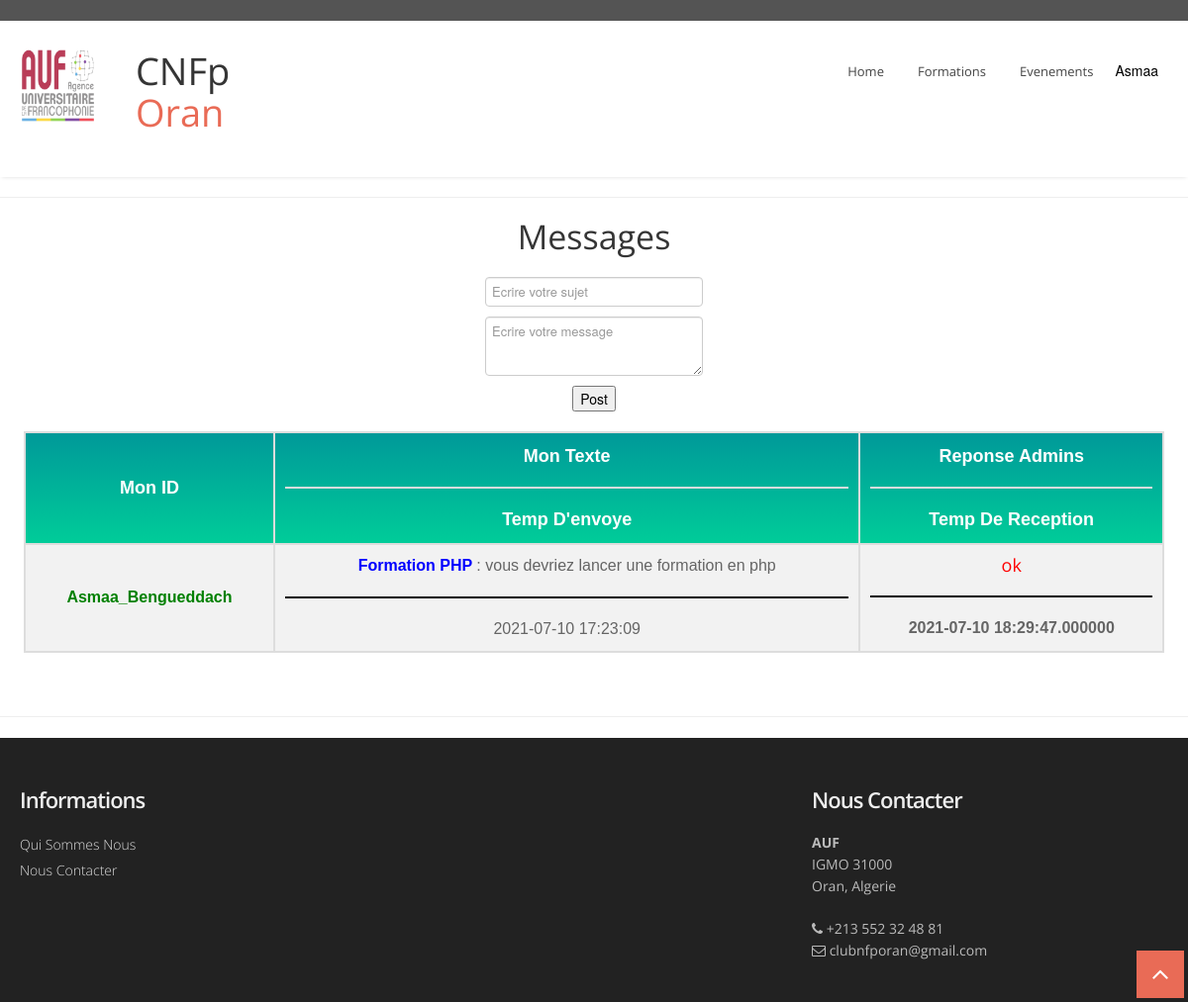
Page /AUF/c_chat_to_admin.php (signed in) on the committed database.
### tables this page shows
CREATE TABLE `formateur_signup` (
  `signup_id` int(20) NOT NULL,
  `firstname` varchar(25) NOT NULL,
  `lastname` varchar(25) NOT NULL,
  `username` varchar(25) NOT NULL,
  `phone` varchar(25) NOT NULL,
  `email` varchar(30) NOT NULL,
  `password` varchar(30) NOT NULL,
  `reg_time` datetime NOT NULL DEFAULT current_timestamp(),
  `address` varchar(40) NOT NULL,
  `pass_re_code` varchar(6) DEFAULT NULL,
  `id_content` int(11) NOT NULL,
  `state` varchar(100) NOT NULL
);

CREATE TABLE `chat` (
  `id` int(11) NOT NULL,
  `name` varchar(255) NOT NULL,
  `subject` varchar(20) NOT NULL,
  `msg` varchar(300) NOT NULL,
  `date` timestamp NOT NULL DEFAULT current_timestamp(),
  `admin_reply` varchar(300) NOT NULL,
  `admin_sent_time` datetime(6) DEFAULT NULL,
  `role` varchar(100) NOT NULL
);

### AUF/c_chat_to_admin.php (the view, shortened to what this page needs)
<!DOCTYPE html>
<html lang="en">
<head>
</head>
<body>
  <?php
   include 'menu.php' ;
  ?>
   <hr/>
   <h2 align="center"> Messages</h2>
  <form method="post" action="c_chat_to_admin.php" align="center">
        <input type="text" name="sub" placeholder="Ecrire votre sujet"> <br />
        <textarea name="msg" placeholder="Ecrire votre message" style="height:50px"></textarea> <br />
        <button type="submit" id="submit" name="done" class="w3-button w3-theme"><i class="fa fa-pencil"></i> Post</button>
  </form>
   <table id="my_post">
    <tr>
      <th>Mon ID</th>
      <th>Mon Texte <hr style="height:2px;border-width:0;color:black;background-color:#ddd">Temp D'envoye
      </th>
      <th>Reponse Admins<hr style="height:2px;border-width:0;color:black;background-color:#ddd">Temp De Reception
      </th>
    </tr>
    <?php
       $use = $_SESSION['user_name'];
       $conn = mysqli_connect("localhost","root","","AUF");
        $query = "SELECT * FROM chat WHERE name='$use' ORDER BY id DESC  ";
        $r = $conn->query($query);
        while($row = $r->fetch_array()) :
         if(isset($_SESSION['user_name']))
        {
            echo "
                  <tr>
                   <td style='color: green'><b>".$row['name']."</b></td>
                   <td><b style='color: blue'>".$row['subject']." </b>: ".$row['msg']." <hr style='height:2px;border-width:0;color:black;background-color:black'>
                          ".$row['date']."
                   </td>
                   <td><h6 style='color: red'>".$row['admin_reply']."</h6> <hr style='height:2px;border-width:0;color:black;background-color:black'>
                         <strong>".$row['admin_sent_time']."</strong>
                   </td>
                 </tr> " ;
         }
         else "ERROR OCCURED" ;
  ?>
<?php endwhile; ?>
</table>
  <br />
<br />
<hr/>
      <?php include 'footer.php'?>
  </body>

### AUF/menu.php (shortened to what this page needs)
 <head>
  <link href="css/bootstrap.css" rel="stylesheet" />
  <link href="css/bootstrap-responsive.css" rel="stylesheet" />
  <link href="css/flexslider.css" rel="stylesheet" />
  <link href="css/prettyPhoto.css" rel="stylesheet" />
  <link href="css/camera.css" rel="stylesheet" />
  <link href="css/jquery.bxslider.css" rel="stylesheet" />
  <link href="css/style.css" rel="stylesheet" />
  <link href="css/menubar.css" rel="stylesheet" />
  <link href="color/default.css" rel="stylesheet" />
</head>
<body>
<div id="wrapper">
  <header>
    <div class="top">
      <div class="container">
        <div class="row">
          <div class="span6">
          </div>
     <div class="span6">
      </div>
        </div>
      </div>
    </div>
    <div class="container">
      <div class="row nomargin">
        <div class="span3">
           <div class="logo-image" id="logo">
              <a href="index.php"><img src="img/logo/logo.png" class="img-fluid" /></a>
            </div>
 <h1 class="animated fadeInDown" size="30px">&nbsp;&nbsp;&nbsp;&nbsp;CNFp<span class="colored"> &nbsp;&nbsp;&nbsp;&nbsp;Oran</span></h1>
        </div>
        <div class="span9">
          <div class="navbar navbar-static-top">
            <div class="navigation">
              <nav>
                <ul class="nav topnav">
                 <li><a class ="btn btn-large btn-primary" href="index.php">Home</a></li>
                 <li><a class ="btn btn-large btn-primary" href="formation.php">Formations</a></li>
                 <li><a class ="btn btn-large btn-primary" href="event.php">Evenements</a></li>
             <?php
                  if(isset($_SESSION['user_name']))
                 {
             ?>
           <div class="dropdown">
             <button class="dropbtn">
    <?php
      $use = $_SESSION['user_name'];
      $conn = mysqli_connect("localhost","root","","AUF");
      $sql_formateur = "SELECT * FROM formateur_signup WHERE username='$use'";
         if($result = mysqli_query($conn,$sql_formateur))
         {
              while ($row = $result->fetch_assoc())
             {
                   $firstname = $row["firstname"];
                   echo '<tr>
                           <td>'.$firstname.'</td>
                         </tr>';
                   echo"
                       </button>
                       <div class='dropdown-content'>
                       <a href='f_profile.php'>My Profile</a>
                       <hr><a href='f_logout.php' class='w3-bar-item w3-button w-3-padding-10px'>Logout</a></hr>
                       </div> " ;
                  }
            }
    ?>
 <?php
 }
?>
                </ul>
              </nav>
            </div>
          </div>
        </div>
      </div>
    </div>
  </header>
</body>

### AUF/css/style.css (style rules this page uses)
body { font-family: 'Open Sans', sans-serif; font-size: 14px; font-weight: 400; line-height: 1.6em; color: #656565; }
a { color: #4b5056; }
.bold { font-weight: 900; }
#logo { font-size: 20px; font-weight: bold; font-family: sans-serif; font-stretch: semi-condensed; text-shadow: 3px darkblue; }
.container { padding: 0 20px 0 20px; position: relative; }
#wrapper { width: 100%; margin: 0; padding: 0; }
.row { margin-bottom: 30px; }
.row.nomargin { margin-bottom: 0; }
header { background: #fff; margin: 0; padding: 0 0 20px; position: relative; z-index: 2000; -webkit-box-shadow: 0 2px 4px -2px #ddd; -moz-box-shadow: 0 2px 4px -2px #ddd; box-shadow: 0 2px 4px -2px #ddd; }
header .top { padding: 10px 0 10px; margin: 0 0 30px; background: #545454; }
header .top .row { margin-bottom: 0; }
header .navigation { float: right; }
header ul.nav li { border: none; margin: 0; }
header ul.nav li a { border: none; font-weight: 400; }
.navbar .nav>li>a { font-size: 13px; color: #444; text-shadow: none; }

### AUF/color/default.css (style rules this page uses)
h1 span.colored, h2 span.colored,h3 span.colored,h4 span.colored,h5 span.colored,h6 span.colored { color:#e96b56; }

### AUF/css/overwrite.css (style rules this page uses)
h1, h2, h3, h4, h5, h6 { font-family:'Open Sans', sans-serif; color:#353535; font-weight:400; line-height:1.1em; margin-top:0; }
h1 { font-size:38px; margin-bottom:24px; }
h2 { font-size:34px; margin-bottom:22px; }
h6 { font-size:18px; margin-bottom:20px; }
select, textarea, input[type="text"], input[type="password"], input[type="datetime"], input[type="datetime-local"], input[type="date"], input[type="month"], input[type="time"], input[type="week"], input[type="number"], input[type="email"], input[type="url"], input[type="search"], input[type="tel"], input[type="color"], .uneditable-input { font-size: 13px; }
ul, ol { padding: 0; margin: 0 0 10px 25px; }
li { line-height: 1.6em; }
.btn { font-size: 14px; font-weight:600; text-shadow: none; background-image:none; border-color: none; border-bottom-color: none; -webkit-box-shadow: none; -moz-box-shadow: none; box-shadow: none; }
.btn { outline:0; -webkit-border-radius: 2px; -moz-border-radius: 2px; border-radius: 2px; }
a.btn,.btn:focus { outline:0; }
.btn-large { font-size: 22px; padding: 18px 30px; font-weight:700; -webkit-border-radius: 6px; -moz-border-radius: 6px; border-radius: 6px; }
.btn-primary { outline:0; background: #36739D; border-color:#36739D; }
.navbar .nav { border-right:none; border-left:none; }
.navbar .nav > li > a { float: none; font-size:13px; margin-left:10px; margin-right:0; text-decoration: none; text-shadow: none; border-right:none; border-left:none; color: #fff; border:2px solid transparent; padding:4px 10px 4px 10px; background-image: none; background: none; }

### AUF/c_chat_to_admin.php (style rules this page uses)
#my_post { font-family: "Trebuchet MS", Arial, Helvetica, sans-serif ; border-collapse: collapse ; width: 96%; margin-left:auto ; margin-right:auto; }
#my_post td, #my_post th { border: 2px solid #ddd ; padding: 10px; font-size : 16px; text-align: center; }
#my_post tr:nth-child(even) { background-color: #f2f2f2; }
#my_post th { padding-top: 12px; padding-bottom: 12px; text-align: center; font-size : 18px; background: linear-gradient(to bottom, #009999 0%, #00cc99 100%); color: white; }

### AUF/menu.php (style rules this page uses)
.logo-image { width: 110px; height: 110px; overflow: hidden; margin-top: -4px; opacity: 0.8; }
.span3 { display: flex; align-items: center; }
.dropbtn { background-color: white; color: black; padding: 10px; font-size: 14px; border: none; }
.dropdown { position: relative; display: inline-block; }

### rows in the picture
formateur_signup: firstname "Asmaa"
chat: name "Asmaa_Bengueddach", subject "Formation PHP", msg "vous devriez lancer une formation en php", date "2021-07-10 17:23:09", admin_reply "ok", admin_sent_time "2021-07-10 18:29:47.000000"
